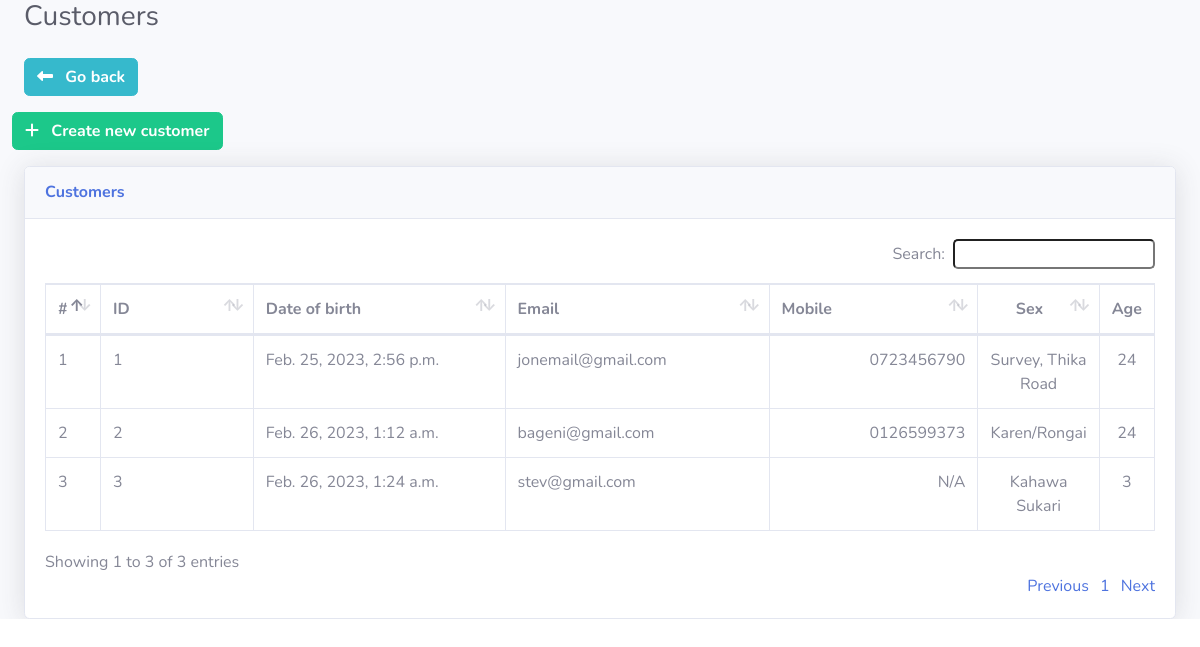
/posApp/customers (signed in), run on an earlier commit of the app's database.
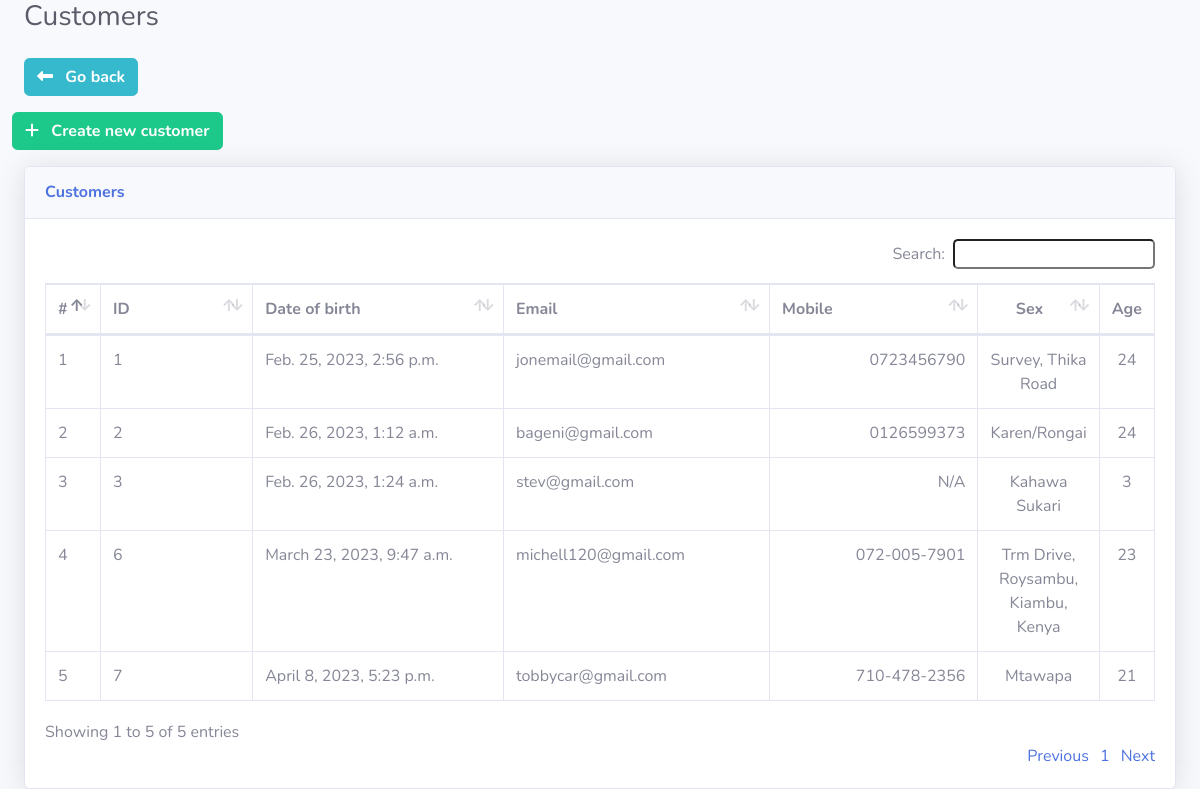
And on a later commit of the database.
### posApp/models.py (models this page shows, shortened)
class Customer(models.Model):
    name = models.CharField(max_length=200)
    dob = models.DateField()
    customer_email = models.EmailField()
    customer_mobile = models.CharField(max_length=20)
    customer_sex = models.CharField(max_length=10)
    customer_age = models.PositiveSmallIntegerField()
    customer_address = models.TextField()
    date_added = models.DateTimeField(default=timezone.now)
    date_updated = models.DateTimeField(auto_now=True)
    store = models.ForeignKey(Store, on_delete=models.CASCADE, null=True, blank=True)

### posApp/views.py (the view)
# urls.py: path('customers', views.CustomerListView, name='customer_list'),
def CustomerListView(request):
    store_id = request.session.get('store_id')
    store = Store.objects.get(id=store_id)
    context = {
        "customers": Customer.objects.filter(store=store)
        }
    return render(request, "posApp/customer_list.html", context=context)

### posApp/templates/posApp/customer_list.html (shortened to what this page needs)
{% extends "posApp/abase.html" %}
{% load static %}
{% block stylesheets %}
<link href="{% static 'assets/css/dataTables.bootstrap4.min.css' %}" rel="stylesheet">
<link href="{% static 'assets/css/pagination_buttons.css' %}" rel="stylesheet">
{% endblock stylesheets %}
{% block content %}
    <div class="row ml-0 mb-3">
        <a href="{% url 'index' %}">
          <button type="button" class="btn btn-info font-weight-bold">
            <i class="fas fa-long-arrow-alt-left mr-2"></i>
            Go back
          </button>
        </a>
      </div>
    <div class="row mr-0 mb-3">
        <a href="{% url 'add_customer' %}">
            <button type="button" class="btn btn-success font-weight-bold">
                    <i class="fas fa-plus mr-2"></i>
                    Create new customer
            </button>
        </a>
    </div>
    <div class="card shadow mb-12">
        <div class="card-header py-3">
            <h6 class="m-0 font-weight-bold text-primary">Customers</h6>
        </div>
        <div class="card-body">
            <div class="table-responsive">
                <table class="table table-bordered table-hover" id="dataTable" width="100%" cellspacing="0">
                    <thead>
                        <tr>
                            <th style="width:5%">#</th>
                            <th style="width:15%">ID</th>
                            <th style="width:25%">Date of birth</th>
                            <th style="width:25%">Email</th>
                            <th style="width:20%">Mobile</th>
                            <th class="text-center" style="width:10%">Sex</th>
                            <th class="text-center" style="width:5%">Age</th>
                        </tr>
                    </thead>
                    <tbody>
                        {% for c in customers %}
                        <tr>
                            <td>{{forloop.counter}}</td>
                            <td>{{c.id}}</td>
                            <td>{{c.date_added}}</td>
                            <td>{{c.customer_email}}</td>
                            <td class="text-right" >{{c.customer_mobile}}</td>
                            <td class="text-center" >{{c.customer_address}}</td>
                            <td class="text-center" >{{c.customer_age}}</td>
                        </tr>
                        {% endfor %}
                    </tbody>
                </table>
            </div>
        </div>
    </div>
{% endblock content %}

What changed in the data, as far as the page shows it:
added Customer: id "6", date_added "March 23, 2023, 9:47 a.m.", customer_email "michell120@gmail.com", customer_mobile "072-005-7901", customer_address "Trm Drive, Roysambu, Kiambu, Kenya", customer_age "23"
added Customer: id "7", date_added "April 8, 2023, 5:23 p.m.", customer_email "tobbycar@gmail.com", customer_mobile "710-478-2356", customer_address "Mtawapa", customer_age "21"
Also different on the page:
text written by a page script: "Search: Showing 1 to 3 of 3 entries Previous 1 Next" → "Search: Showing 1 to 5 of 5 entries Previous 1 Next"
